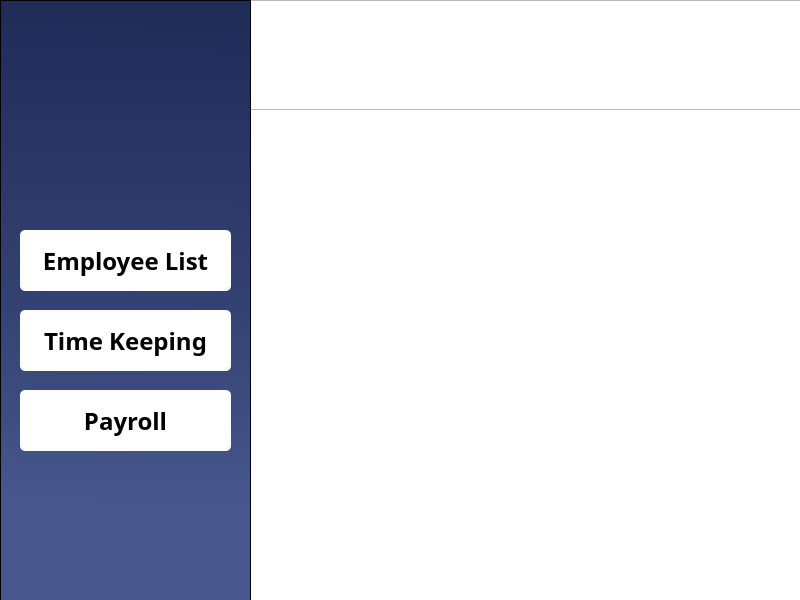
<?xml version="1.0" encoding="UTF-8"?>
<ui version="4.0">
 <class>MainWindow</class>
 <widget class="QMainWindow" name="MainWindow">
  <property name="geometry">
   <rect>
    <x>0</x>
    <y>0</y>
    <width>800</width>
    <height>600</height>
   </rect>
  </property>
  <property name="windowTitle">
   <string>MainWindow</string>
  </property>
  <property name="styleSheet">
   <string notr="true">#centralwidget {
background-color: white;
}</string>
  </property>
  <widget class="QWidget" name="centralwidget">
   <widget class="QFrame" name="header">
    <property name="geometry">
     <rect>
      <x>250</x>
      <y>0</y>
      <width>551</width>
      <height>110</height>
     </rect>
    </property>
    <property name="styleSheet">
     <string notr="true">#header{
background-color: &quot;#DCE5FE&quot;;
}</string>
    </property>
    <property name="frameShape">
     <enum>QFrame::StyledPanel</enum>
    </property>
    <property name="frameShadow">
     <enum>QFrame::Raised</enum>
    </property>
   </widget>
   <widget class="QFrame" name="sideBar">
    <property name="geometry">
     <rect>
      <x>0</x>
      <y>0</y>
      <width>251</width>
      <height>601</height>
     </rect>
    </property>
    <property name="styleSheet">
     <string notr="true">#sideBar{
	background-color: qlineargradient(spread:pad, x1:0.508, y1:0.0340909, x2:0.503051, y2:1, stop:0 rgba(33, 44, 89, 255), stop:0.497175 rgba(52, 66, 115, 255), stop:0.847458 rgba(72, 87, 142, 255))
}

#btnEmployeeList, #btnTimeKeeping, #btnPayRoll {
	background-color: white;
	border: 1px solid &quot;#344273&quot;;
	border-radius: 5px;
}</string>
    </property>
    <property name="frameShape">
     <enum>QFrame::StyledPanel</enum>
    </property>
    <property name="frameShadow">
     <enum>QFrame::Raised</enum>
    </property>
    <widget class="QPushButton" name="btnEmployeeList">
     <property name="geometry">
      <rect>
       <x>20</x>
       <y>230</y>
       <width>211</width>
       <height>61</height>
      </rect>
     </property>
     <property name="font">
      <font>
       <family>Poppins</family>
       <pointsize>18</pointsize>
       <weight>75</weight>
       <bold>true</bold>
      </font>
     </property>
     <property name="cursor">
      <cursorShape>PointingHandCursor</cursorShape>
     </property>
     <property name="layoutDirection">
      <enum>Qt::RightToLeft</enum>
     </property>
     <property name="styleSheet">
      <string notr="true"/>
     </property>
     <property name="text">
      <string>Employee List</string>
     </property>
     <property name="iconSize">
      <size>
       <width>20</width>
       <height>20</height>
      </size>
     </property>
    </widget>
    <widget class="QPushButton" name="btnTimeKeeping">
     <property name="geometry">
      <rect>
       <x>20</x>
       <y>310</y>
       <width>211</width>
       <height>61</height>
      </rect>
     </property>
     <property name="font">
      <font>
       <family>Poppins</family>
       <pointsize>18</pointsize>
       <weight>75</weight>
       <bold>true</bold>
      </font>
     </property>
     <property name="cursor">
      <cursorShape>PointingHandCursor</cursorShape>
     </property>
     <property name="layoutDirection">
      <enum>Qt::RightToLeft</enum>
     </property>
     <property name="styleSheet">
      <string notr="true"/>
     </property>
     <property name="text">
      <string>Time Keeping</string>
     </property>
     <property name="iconSize">
      <size>
       <width>20</width>
       <height>20</height>
      </size>
     </property>
    </widget>
    <widget class="QPushButton" name="btnPayRoll">
     <property name="geometry">
      <rect>
       <x>20</x>
       <y>390</y>
       <width>211</width>
       <height>61</height>
      </rect>
     </property>
     <property name="font">
      <font>
       <family>Poppins</family>
       <pointsize>18</pointsize>
       <weight>75</weight>
       <bold>true</bold>
      </font>
     </property>
     <property name="cursor">
      <cursorShape>PointingHandCursor</cursorShape>
     </property>
     <property name="layoutDirection">
      <enum>Qt::RightToLeft</enum>
     </property>
     <property name="styleSheet">
      <string notr="true"/>
     </property>
     <property name="text">
      <string>Payroll</string>
     </property>
     <property name="iconSize">
      <size>
       <width>20</width>
       <height>20</height>
      </size>
     </property>
    </widget>
   </widget>
  </widget>
 </widget>
 <resources/>
 <connections/>
</ui>
